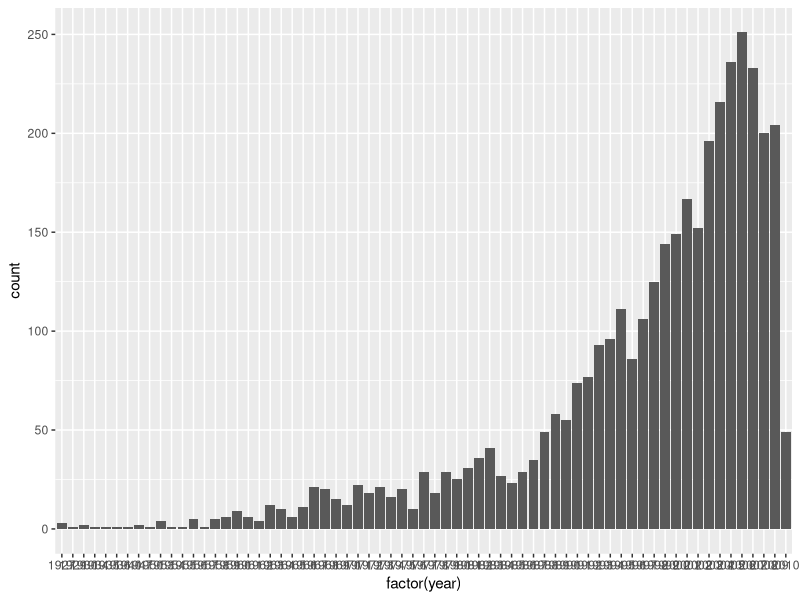

R code for this plot:
library(ggplot2, quietly=TRUE)

milsongs<-read.csv("million song normalized.csv",header=TRUE)

#Remove duplicates
print("Removing duplicates...")
milsongs<-milsongs[!duplicated(milsongs[,c('artist_name','title','track_id')]),]

#Remove where year is zero
print("Removing columns where year is 0...")
cleanYMS<-milsongs[apply(milsongs[11],1,function(z) any(z!=0)),]

#Decade splitting
print("Reducing to five classes")
cleanYMS$decade<-ifelse(cleanYMS$year>=2005,2005,ifelse(cleanYMS$year>=1995,1995,ifelse(cleanYMS$year>=1985, 1985,ifelse(cleanYMS$year>= 1975, 1975, 1965))))

print("Saving new clean dataset...")
write.csv(cleanYMS,"msd_year.csv")
print("Saved!")

cat(paste("Saving a plot for year distribution \n"))
jpeg('year_distribution_full.jpg')
c<-ggplot(cleanYMS,aes(factor(year)))
plot(c+geom_bar())
dev.off()
